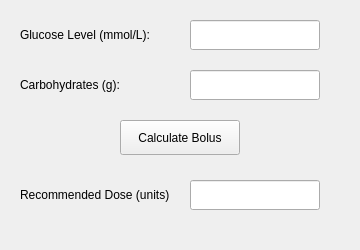
<?xml version="1.0" encoding="UTF-8"?>
<ui version="4.0">
 <class>BolusCalculatorUI</class>
 <widget class="QWidget" name="BolusCalculatorUI">
  <property name="geometry">
   <rect>
    <x>0</x>
    <y>0</y>
    <width>360</width>
    <height>250</height>
   </rect>
  </property>
  <property name="windowTitle">
   <string>Bolus Calculator</string>
  </property>
  <widget class="QLabel" name="labelGlucose">
   <property name="geometry">
    <rect>
     <x>20</x>
     <y>20</y>
     <width>150</width>
     <height>30</height>
    </rect>
   </property>
   <property name="text">
    <string>Glucose Level (mmol/L):</string>
   </property>
  </widget>
  <widget class="QLineEdit" name="inputGlucose">
   <property name="geometry">
    <rect>
     <x>190</x>
     <y>20</y>
     <width>130</width>
     <height>30</height>
    </rect>
   </property>
  </widget>
  <widget class="QLabel" name="labelCarbs">
   <property name="geometry">
    <rect>
     <x>20</x>
     <y>70</y>
     <width>150</width>
     <height>30</height>
    </rect>
   </property>
   <property name="text">
    <string>Carbohydrates (g):</string>
   </property>
  </widget>
  <widget class="QLineEdit" name="inputCarbs">
   <property name="geometry">
    <rect>
     <x>190</x>
     <y>70</y>
     <width>130</width>
     <height>30</height>
    </rect>
   </property>
  </widget>
  <widget class="QPushButton" name="btnCalculate">
   <property name="geometry">
    <rect>
     <x>120</x>
     <y>120</y>
     <width>120</width>
     <height>35</height>
    </rect>
   </property>
   <property name="text">
    <string>Calculate Bolus</string>
   </property>
  </widget>
  <widget class="QLabel" name="labelResult">
   <property name="geometry">
    <rect>
     <x>20</x>
     <y>180</y>
     <width>150</width>
     <height>30</height>
    </rect>
   </property>
   <property name="text">
    <string>Recommended Dose (units):</string>
   </property>
  </widget>
  <widget class="QLineEdit" name="outputResult">
   <property name="geometry">
    <rect>
     <x>190</x>
     <y>180</y>
     <width>130</width>
     <height>30</height>
    </rect>
   </property>
   <property name="readOnly">
    <bool>true</bool>
   </property>
  </widget>
 </widget>
 <resources/>
 <connections/>
</ui>
